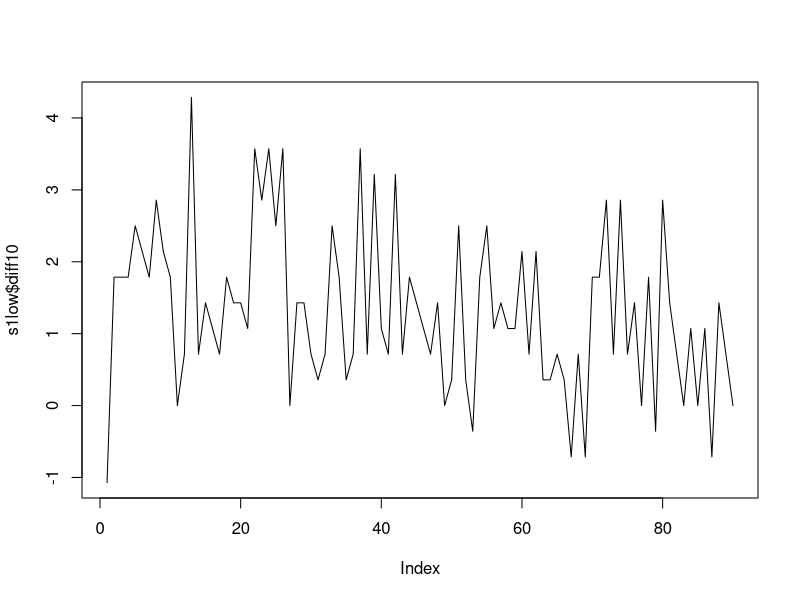
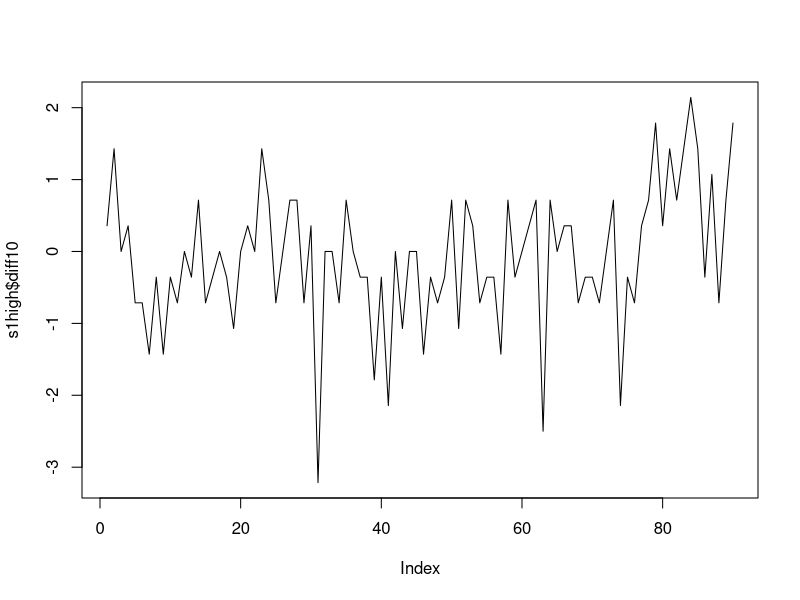
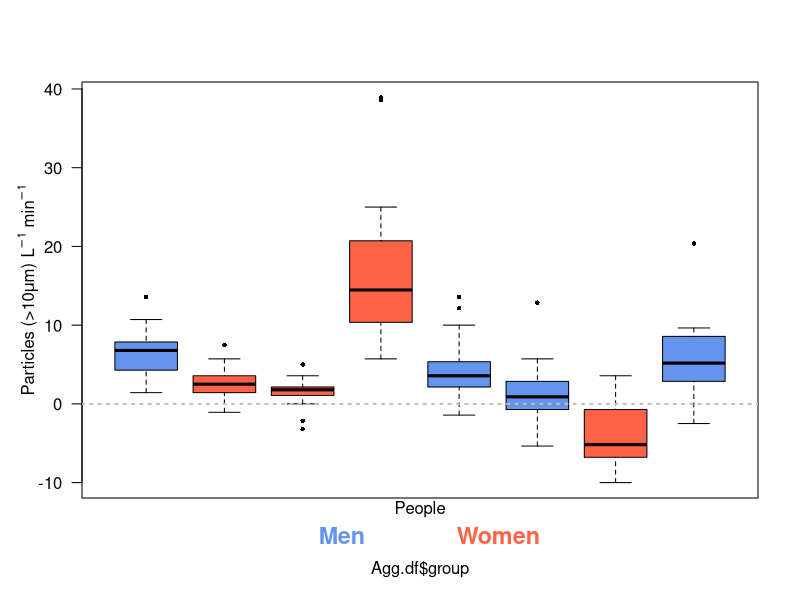
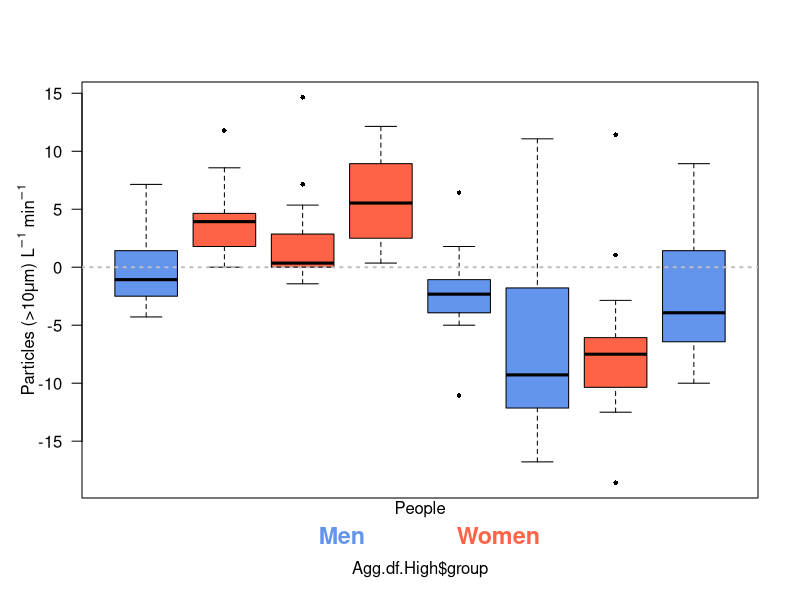
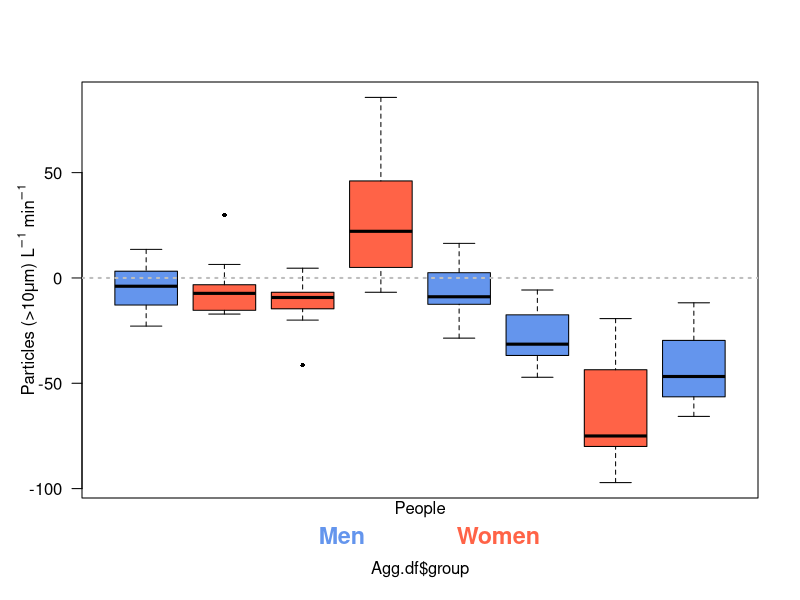
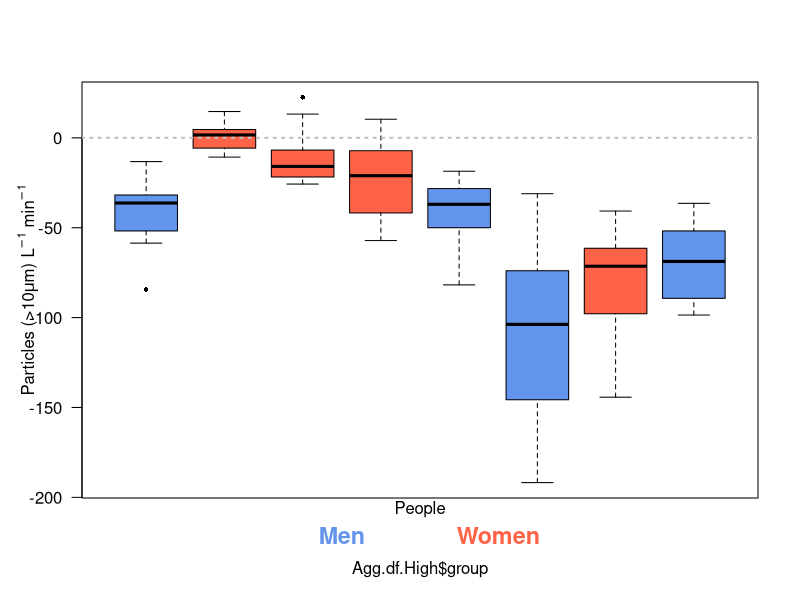

Write R code to recreate these figures, in order.
# cutoffs =    0.3   0.5     1   2.5     5    10+
rm(list=ls())

part <- read.delim('particlesCombined.txt', head=TRUE, sep='\t')
names(part)
part[, c(4:15, 17:28)] <- part[, c(4:15, 17:28)]/2.8
part$subTreat <- factor(paste0(part$subject, part$treatment))
part$diff10 <- part$Ch6DiffInside - part$Ch6DiffSupply
part$diff510 <- part$Ch5DiffInside - part$Ch5DiffSupply
part$diff35 <- part$Ch4DiffInside - part$Ch4DiffSupply
part <- part[, c('subTreat', 'diff10', 'diff510', 'diff35')]

#### 3 minute delay?
# plot(c(0, part$Ch6DiffInside) ~ c(part$Ch6DiffSupply, 0))
# test <- part[part$subTreat == 's1high', ]
# cor.test(test$Ch6DiffInside, test$Ch6DiffSupply)
# cor.test(test$Ch6DiffInside[2:90], test$Ch6DiffSupply[1:89])
# cor.test(test$Ch6DiffInside[3:90], test$Ch6DiffSupply[1:88])
# cor.test(test$Ch6DiffInside[4:90], test$Ch6DiffSupply[1:87])
# cor.test(test$Ch6DiffInside[5:90], test$Ch6DiffSupply[1:86])


dim(part)




cols <- rep('tomato', 10)
cols[c(1, 5, 6, 8)] <- 'cornflowerblue'
#males <- c(1, 5, 6, 8)
#females <- c(2, 3, 4, 7)

for (i in 1:nlevels(part$subTreat)) {
	lev <- levels(part$subTreat)[i]
	assign(lev, part[part$subTreat == lev, ])
	}
	
list.Low <- ls(pattern = 'low')
list.High <- ls(pattern = 'high')

for (i in 1:length(list.Low)) {
	print(dim(get(list.Low[i])))
	}
for (i in 1:length(list.High)) {
	print(dim(get(list.High[i])))
	}

plot(s1low$diff10, type='l')
plot(s1high$diff10, type='l')

## Low
Agg18 <- rep(letters[1:18], each = 5)
for (i in 1:length(list.Low)) {
	name <- paste("agg.", list.Low[i], sep = "")
	assign(name, aggregate(get(list.Low[i])[, -1], by = list(Agg18), FUN = "sum"))
}

Agg.df <- data.frame(matrix(0, 0, 4))
Aggs <- ls(pattern = "agg.")
for (i in 1:length(Aggs)) {
	Agg.tmp <- get(Aggs[i])
	print(get(Aggs[i]))
	Agg.df <- data.frame(rbind(Agg.df, 
		data.frame(rep(letters[i], nrow(Agg.tmp)), 
			Agg.tmp[, 2:4])))

}
names(Agg.df)[1] <- 'group'
Agg.df

rm(list=ls(pattern='agg.'))

## High
Agg18 <- rep(letters[1:18], each = 5)
for (i in 1:length(list.High)) {
	name <- paste("agg.", list.High[i], sep = "")
	assign(name, aggregate(get(list.High[i])[, -1], by = list(Agg18), FUN = "sum"))
}

Agg.df.High <- data.frame(matrix(0, 0, 4))
Aggs <- ls(pattern = "agg.")
for (i in 1:length(Aggs)) {
	Agg.tmp <- get(Aggs[i])
	print(get(Aggs[i]))
	Agg.df.High <- data.frame(rbind(Agg.df.High, 
		data.frame(rep(letters[i], nrow(Agg.tmp)), 
			Agg.tmp[, 2:4])))

}
names(Agg.df.High)[1] <- 'group'
Agg.df.High


dev.new()
boxplot(Agg.df$diff10 ~ Agg.df$group, cex=.6, col=cols, pch=16, 
	las=1, xaxt='n', 
	ylab='')
mtext(expression(paste('Particles (>10', mu, 'm) L' ^{-1},  ' min' ^{-1})), 
	side=2, line=2)
abline(h=0, col='gray', lty=3, lwd=2)
mtext('People', side=1)
mtext(c('Men', 'Women'), side=1, at=c(3.5, 5.5), line=1.5, font=2, cex=1.4,
	col=c('cornflowerblue', 'tomato'))


dev.new()
boxplot(Agg.df.High$diff10 ~ Agg.df.High$group, cex=.6, col=cols, pch=16, 
	las=1, xaxt='n', 
	ylab='')
mtext(expression(paste('Particles (>10', mu, 'm) L' ^{-1},  ' min' ^{-1})), 
	side=2, line=2)
abline(h=0, col='gray', lty=3, lwd=2)
mtext('People', side=1)
mtext(c('Men', 'Women'), side=1, at=c(3.5, 5.5), line=1.5, font=2, cex=1.4,
	col=c('cornflowerblue', 'tomato'))

dev.new()
boxplot(Agg.df$diff510 ~ Agg.df$group, cex=.6, col=cols, pch=16, 
	las=1, xaxt='n', 
	ylab='')
mtext(expression(paste('Particles (>10', mu, 'm) L' ^{-1},  ' min' ^{-1})), 
	side=2, line=2)
abline(h=0, col='gray', lty=3, lwd=2)
mtext('People', side=1)
mtext(c('Men', 'Women'), side=1, at=c(3.5, 5.5), line=1.5, font=2, cex=1.4,
	col=c('cornflowerblue', 'tomato'))


dev.new()
boxplot(Agg.df.High$diff510 ~ Agg.df.High$group, cex=.6, col=cols, pch=16, 
	las=1, xaxt='n', 
	ylab='')
mtext(expression(paste('Particles (>10', mu, 'm) L' ^{-1},  ' min' ^{-1})), 
	side=2, line=2)
abline(h=0, col='gray', lty=3, lwd=2)
mtext('People', side=1)
mtext(c('Men', 'Women'), side=1, at=c(3.5, 5.5), line=1.5, font=2, cex=1.4,
	col=c('cornflowerblue', 'tomato'))







